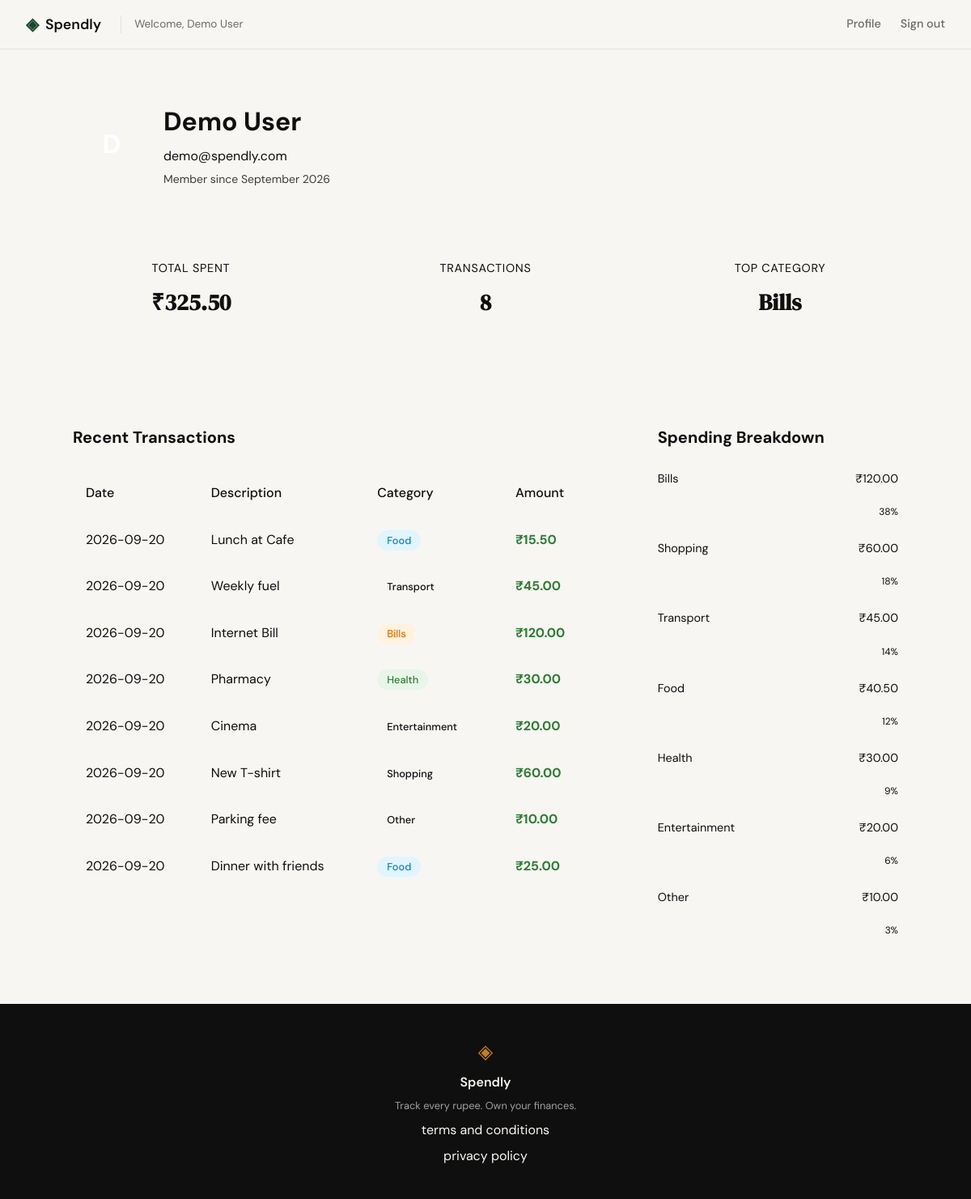
Screenshot of /profile (signed in) with the database file from the repository.
### tables this page shows
CREATE TABLE users (
                id INTEGER PRIMARY KEY AUTOINCREMENT,
                name TEXT NOT NULL,
                email TEXT UNIQUE NOT NULL,
                password_hash TEXT NOT NULL,
                created_at TEXT DEFAULT (datetime('now'))
            );

CREATE TABLE expenses (
                id INTEGER PRIMARY KEY AUTOINCREMENT,
                user_id INTEGER NOT NULL,
                amount REAL NOT NULL,
                category TEXT NOT NULL,
                date TEXT NOT NULL,
                description TEXT,
                created_at TEXT DEFAULT (datetime('now')),
                FOREIGN KEY (user_id) REFERENCES users (id)
            );

### app.py (the view)
@app.route("/profile")
@login_required
def profile():
    user_id = session.get('user_id')
    user_info = get_user_by_id(user_id)
    summary_stats = get_summary_stats(user_id)
    transactions = get_recent_transactions(user_id)
    category_breakdown = get_category_breakdown(user_id)
    return render_template(
        "profile.html",
        user=user_info,
        stats=summary_stats,
        transactions=transactions,
        breakdown=category_breakdown
    )

### app.py (called while the page is built)
def login_required(f):
    @wraps(f)
    def decorated_function(*args, **kwargs):
        if 'user_id' not in session:
            return redirect(url_for('login'))
        return f(*args, **kwargs)
    return decorated_function

### database/db.py (called while the page is built)
def get_db():
    conn = sqlite3.connect(DATABASE_PATH)
    conn.row_factory = sqlite3.Row
    conn.execute("PRAGMA foreign_keys = ON")
    return conn

### database/queries.py (called while the page is built)
def get_user_by_id(user_id):
    with get_db() as conn:
        row = conn.execute(
            "SELECT name, email, created_at FROM users WHERE id = ?",
            (user_id,)
        ).fetchone()
        if not row:
            return None
        created_at_dt = datetime.strptime(row['created_at'], '%Y-%m-%d %H:%M:%S')
        member_since = created_at_dt.strftime("%B %Y")
        return {
            "name": row['name'],
            "email": row['email'],
            "member_since": member_since
        }

def get_summary_stats(user_id):
    with get_db() as conn:
        totals = conn.execute(
            "SELECT SUM(amount) as total_spent, COUNT(*) as transaction_count FROM expenses WHERE user_id = ?",
            (user_id,)
        ).fetchone()
        total_spent = totals["total_spent"] if totals["total_spent"] is not None else 0.0
        transaction_count = totals["transaction_count"] if totals["transaction_count"] is not None else 0
        top_cat_row = conn.execute(
            "SELECT category FROM expenses WHERE user_id = ? GROUP BY category ORDER BY SUM(ABS(amount)) DESC LIMIT 1",
            (user_id,)
        ).fetchone()
        top_category = top_cat_row["category"] if top_cat_row else "—"
        return {
            "total_spent": float(total_spent),
            "transaction_count": int(transaction_count),
            "top_category": top_category
        }

def get_recent_transactions(user_id, limit=10):
    query = "SELECT date, description, category, amount FROM expenses WHERE user_id = ? ORDER BY date DESC LIMIT ?"
    with get_db() as conn:
        cursor = conn.execute(query, (user_id, limit))
        rows = cursor.fetchall()
        return [dict(row) for row in rows]

### templates/profile.html (shortened to what this page needs)
{% extends "base.html" %}
{% block content %}
<div class="profile-container">
    <section class="profile-card">
        <div class="profile-header">
            <div class="avatar">{{ user.name[0] }}</div>
            <div class="user-details">
                <h1>{{ user.name }}</h1>
                <p class="user-email">{{ user.email }}</p>
                <p class="user-meta">Member since {{ user.member_since }}</p>
            </div>
        </div>
    </section>
    <section class="stats-grid">
        <div class="stat-tile">
            <span class="stat-label">Total Spent</span>
            <span class="stat-value">₹{{ "%.2f"|format(stats.total_spent) }}</span>
        </div>
        <div class="stat-tile">
            <span class="stat-label">Transactions</span>
            <span class="stat-value">{{ stats.transaction_count }}</span>
        </div>
        <div class="stat-tile">
            <span class="stat-label">Top Category</span>
            <span class="stat-value">{{ stats.top_category }}</span>
        </div>
    </section>
    <div class="profile-main-content">
        <section class="history-section">
            <h2>Recent Transactions</h2>
            <div class="table-wrapper">
                <table class="profile-table">
                    <thead>
                        <tr>
                            <th>Date</th>
                            <th>Description</th>
                            <th>Category</th>
                            <th>Amount</th>
                        </tr>
                    </thead>
                    <tbody>
                        {% for tx in transactions %}
                        <tr>
                            <td>{{ tx.date }}</td>
                            <td>{{ tx.description }}</td>
                            <td>
                                <span class="badge badge-{{ tx.category|lower }}">
                                    {{ tx.category }}
                                </span>
                            </td>
                            <td class="amount {{ 'positive' if tx.amount > 0 else 'negative' }}">
                                ₹{{ "%.2f"|format(tx.amount) }}
                            </td>
                        </tr>
                        {% endfor %}
                    </tbody>
                </table>
            </div>
        </section>
        <section class="breakdown-section">
            <h2>Spending Breakdown</h2>
            <div class="breakdown-list">
                {% for item in breakdown %}
                <div class="breakdown-item">
                    <div class="breakdown-info">
                        <span>{{ item.category }}</span>
                        <span>₹{{ "%.2f"|format(item.amount) }}</span>
                    </div>
                    <div class="progress-bar-bg">
                        <div class="progress-bar-fill" style="width: {{ item.percentage }}%;"></div>
                    </div>
                    <span class="percentage">{{ item.percentage }}%</span>
                </div>
                {% endfor %}
            </div>
        </section>
    </div>
</div>
{% endblock %}

### templates/base.html (shortened to what this page needs)
<!DOCTYPE html>
<html lang="en">
<head>
    <link rel="stylesheet" href="{{ url_for('static', filename='css/style.css') }}">
</head>
<body>
    <nav class="navbar">
        <div class="nav-inner">
            <a href="{{ url_for('landing') }}" class="nav-brand">
                <div class="brand-group">
                    <span class="brand-icon">◈</span>
                    <span class="brand-name">Spendly</span>
                </div>
                {% if session.get('user_id') %}
                    <span class="user-welcome">Welcome, {{ session.get('user_name', 'User') }}</span>
                {% endif %}
            </a>
            <div class="nav-links">
                {% if session.get('user_id') %}
                    <a href="{{ url_for('profile') }}">Profile</a>
                    <a href="{{ url_for('logout') }}">Sign out</a>
                {% else %}
                    <a href="{{ url_for('login') }}">Sign in</a>
                    <a href="{{ url_for('register') }}" class="nav-cta">Get started</a>
                {% endif %}
            </div>
        </div>
    </nav>
    <main class="main-content">
        {% block content %}{% endblock %}
    </main>
    <footer class="footer">
        <div class="footer-inner">
            <span class="brand-icon">◈</span>
            <span class="footer-name">Spendly</span>
            <p class="footer-copy">Track every rupee. Own your finances.</p>
            <a href="{{ url_for('terms') }}">terms and conditions</a>
            <a href="{{ url_for('privacy') }}">privacy policy</a>
        </div>
    </footer>
</body>
</html>

### static/css/style.css (style rules this page uses)
:root { --ink: #0f0f0f; --ink-soft: #2d2d2d; --ink-muted: #6b6b6b; --ink-faint: #a0a0a0; --paper: #f7f6f3; --paper-warm: #f0ede6; --paper-card: #ffffff; --accent: #1a472a; --accent-light: #e8f0eb; --accent-2: #c17f24; --accent-2-light: #fdf3e3; --danger: #c0392b; --danger-light: #fdecea; --border: #e4e1da; --border-soft: #eeebe4; --font-display: 'DM Serif Display', Georgia, serif; --font-body: 'DM Sans', system-ui, sans-serif; --max-width: 1200px; --auth-width: 440px; --radius-sm: 6px; --radius-md: 12px; --radius-lg: 20px; }
*, *::before, *::after { box-sizing: border-box; margin: 0; padding: 0; }
html { font-size: 16px; scroll-behavior: smooth; }
body { background: var(--paper); color: var(--ink); font-family: var(--font-body); font-size: 1rem; line-height: 1.6; -webkit-font-smoothing: antialiased; }
a { color: inherit; text-decoration: none; }
.navbar { position: sticky; top: 0; z-index: 100; background: var(--paper); border-bottom: 1px solid var(--border); padding: 0 2rem; }
.nav-inner { max-width: var(--max-width); margin: 0 auto; height: 60px; display: flex; align-items: center; justify-content: space-between; }
.nav-brand { display: flex; align-items: center; gap: 0.5rem; font-family: var(--font-body); font-weight: 600; font-size: 1.1rem; color: var(--ink); }
.brand-group { display: flex; align-items: center; gap: 0.5rem; }
.user-welcome { margin-left: 1rem; font-size: 0.85rem; font-weight: 400; color: var(--ink-muted); border-left: 1px solid var(--border); padding-left: 1rem; }
.brand-icon { color: var(--accent); font-size: 1.3rem; }
.brand-name { color: var(--ink); }
.nav-links { display: flex; align-items: center; gap: 1.5rem; font-size: 0.9rem; font-weight: 500; }
.nav-links a { color: var(--ink-muted); transition: color 0.2s; }
.main-content { min-height: calc(100vh - 60px - 100px); }
.stats-grid { display: grid; grid-template-columns: repeat(3, 1fr); gap: 2rem; margin-bottom: 3rem; }
.stat-label { font-size: 0.9rem; color: var(--ink-muted); }
.stat-value { font-family: var(--font-display); font-size: 1.75rem; font-weight: 600; color: var(--ink); }
.footer { background: var(--ink); color: var(--paper); padding: 2.5rem 2rem; text-align: center; }
.footer-inner { display: flex; flex-direction: column; align-items: center; gap: 0.4rem; }
.footer .brand-icon { color: var(--accent-2); font-size: 1.5rem; }
.footer-name { font-weight: 600; font-size: 1rem; }
.footer-copy { font-size: 0.8rem; color: var(--ink-faint); }

### rows the page displays
users: get "Demo User", name "Demo User", email "demo@spendly.com"
expenses: top_category "Bills", date "2026-09-20", description "Internet Bill", category "Bills", amount "120.00", percentage "38"
expenses: date "2026-09-20", description "Lunch at Cafe", category "Food", amount "15.50"
expenses: date "2026-09-20", description "Weekly fuel", category "Transport", amount "45.00", percentage "14"
expenses: date "2026-09-20", description "Pharmacy", category "Health", amount "30.00", percentage "9"
expenses: date "2026-09-20", description "Cinema", category "Entertainment", amount "20.00", percentage "6"
expenses: date "2026-09-20", description "New T-shirt", category "Shopping", amount "60.00", percentage "18"
expenses: date "2026-09-20", description "Parking fee", category "Other", amount "10.00", percentage "3"
expenses: date "2026-09-20", description "Dinner with friends", category "Food", amount "25.00"

### other values shown
{{ user.member_since }} "September 2026"
{{ "%.2f"|format(stats.total_spent) }} "325.50"
{{ stats.transaction_count }} "8"
{{ item.category }} "Food"
{{ "%.2f"|format(item.amount) }} "40.50"
{{ item.percentage }} "12"
